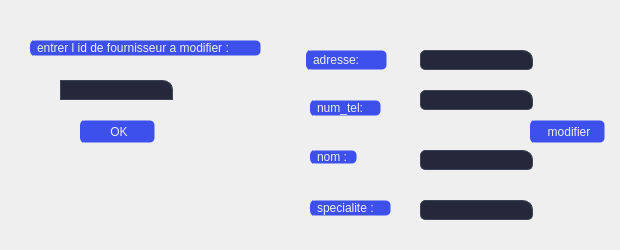
        <widget class="QWidget" name="tab_8">
         <attribute name="title">
          <string>modifier</string>
         </attribute>
         <widget class="QLabel" name="label_20">
          <property name="geometry">
           <rect>
            <x>30</x>
            <y>40</y>
            <width>231</width>
            <height>16</height>
           </rect>
          </property>
          <property name="styleSheet">
           <string notr="true">QLabel {
background-image: url(C:/Users/HP/Documents/Health-application/icons/16x16/cil-folder-open.png);
	background-position: left center;

    background-repeat: no-repeat;

	border: 1px solid transparent;
color:rgb(238, 238, 238);
	border-radius: 5px;	
	background-color:#3d50eb;
border-left:4px solid #3d50eb;

}
QLabel:hover {
color:rgb(255, 255, 255);
		background-color: rgb(63, 84, 244);
}
QLabel:pressed {	
	border: 2px solid rgb(55, 74, 214) ;
}</string>
          </property>
          <property name="text">
           <string>entrer l id de fournisseur a modifier :</string>
          </property>
         </widget>
         <widget class="QLineEdit" name="lineEdit_17_id_fournisseur_modifie">
          <property name="geometry">
           <rect>
            <x>60</x>
            <y>80</y>
            <width>113</width>
            <height>20</height>
           </rect>
          </property>
          <property name="styleSheet">
           <string notr="true">QLineEdit{
background-color:#25283b;

border:1px solid rgb(61, 70, 86);
color:rgb(255, 255, 255);
padding-left:16px;
border:1px solid rgb(61, 70, 86);
border-top-right-radius:10px;
border-down-right-radius:10px;
}
QLineEdit:focus{
border: 1px solid rgb(180, 180, 180);
}</string>
          </property>
         </widget>
         <widget class="QStackedWidget" name="stacked_modif_fournisseur">
          <property name="geometry">
           <rect>
            <x>280</x>
            <y>20</y>
            <width>331</width>
            <height>221</height>
           </rect>
          </property>
          <property name="styleSheet">
           <string notr="true">QLineEdit {
background-image: url(C:/Users/HP/Documents/Health-application/icons/16x16/cil-folder-open.png);
	background-position: left center;

    background-repeat: no-repeat;

	border: 1px solid transparent;
color:rgb(238, 238, 238);
	border-radius: 5px;	
	background-color:#3d50eb;
border-left:4px solid #3d50eb;

}
QLineEdit:hover {
color:rgb(255, 255, 255);
		background-color: rgb(63, 84, 244);
}
QLineEdit:pressed {	
	border: 2px solid rgb(55, 74, 214) ;
}</string>
          </property>
          <property name="currentIndex">
           <number>0</number>
          </property>
          <widget class="QWidget" name="page_16">
           <widget class="QLabel" name="label_24">
            <property name="geometry">
             <rect>
              <x>26</x>
              <y>30</y>
              <width>81</width>
              <height>20</height>
             </rect>
            </property>
            <property name="styleSheet">
             <string notr="true">QLabel {
background-image: url(C:/Users/HP/Documents/Health-application/icons/16x16/cil-folder-open.png);
	background-position: left center;

    background-repeat: no-repeat;

	border: 1px solid transparent;
color:rgb(238, 238, 238);
	border-radius: 5px;	
	background-color:#3d50eb;
border-left:4px solid #3d50eb;

}
QLabel:hover {
color:rgb(255, 255, 255);
		background-color: rgb(63, 84, 244);
}
QLabel:pressed {	
	border: 2px solid rgb(55, 74, 214) ;
}</string>
            </property>
            <property name="text">
             <string>adresse:</string>
            </property>
           </widget>
           <widget class="QLabel" name="label_25">
            <property name="geometry">
             <rect>
              <x>30</x>
              <y>80</y>
              <width>71</width>
              <height>16</height>
             </rect>
            </property>
            <property name="styleSheet">
             <string notr="true">QLabel {
background-image: url(C:/Users/HP/Documents/Health-application/icons/16x16/cil-folder-open.png);
	background-position: left center;

    background-repeat: no-repeat;

	border: 1px solid transparent;
color:rgb(238, 238, 238);
	border-radius: 5px;	
	background-color:#3d50eb;
border-left:4px solid #3d50eb;

}
QLabel:hover {
color:rgb(255, 255, 255);
		background-color: rgb(63, 84, 244);
}
QLabel:pressed {	
	border: 2px solid rgb(55, 74, 214) ;
}</string>
            </property>
            <property name="text">
             <string>num_tel:</string>
            </property>
           </widget>
           <widget class="QLabel" name="label_35">
            <property name="geometry">
             <rect>
              <x>30</x>
              <y>130</y>
              <width>47</width>
              <height>14</height>
             </rect>
            </property>
            <property name="styleSheet">
             <string notr="true">QLabel {
background-image: url(C:/Users/HP/Documents/Health-application/icons/16x16/cil-folder-open.png);
	background-position: left center;

    background-repeat: no-repeat;

	border: 1px solid transparent;
color:rgb(238, 238, 238);
	border-radius: 5px;	
	background-color:#3d50eb;
border-left:4px solid #3d50eb;

}
QLabel:hover {
color:rgb(255, 255, 255);
		background-color: rgb(63, 84, 244);
}
QLabel:pressed {	
	border: 2px solid rgb(55, 74, 214) ;
}</string>
            </property>
            <property name="text">
             <string>nom :</string>
            </property>
           </widget>
           <widget class="QLabel" name="label_36">
            <property name="geometry">
             <rect>
              <x>30</x>
              <y>180</y>
              <width>81</width>
              <height>16</height>
             </rect>
            </property>
            <property name="styleSheet">
             <string notr="true">QLabel {
background-image: url(C:/Users/HP/Documents/Health-application/icons/16x16/cil-folder-open.png);
	background-position: left center;

    background-repeat: no-repeat;

	border: 1px solid transparent;
color:rgb(238, 238, 238);
	border-radius: 5px;	
	background-color:#3d50eb;
border-left:4px solid #3d50eb;

}
QLabel:hover {
color:rgb(255, 255, 255);
		background-color: rgb(63, 84, 244);
}
QLabel:pressed {	
	border: 2px solid rgb(55, 74, 214) ;
}</string>
            </property>
            <property name="text">
             <string>specialite :</string>
            </property>
           </widget>
           <widget class="QLineEdit" name="lineEdit_18_adresse_modifie_fournisseur">
            <property name="geometry">
             <rect>
              <x>140</x>
              <y>30</y>
              <width>113</width>
              <height>20</height>
             </rect>
            </property>
            <property name="styleSheet">
             <string notr="true">QLineEdit{
background-color:#25283b;

border:1px solid rgb(61, 70, 86);
color:rgb(255, 255, 255);
padding-left:16px;
border:1px solid rgb(61, 70, 86);
border-top-right-radius:10px;
border-down-right-radius:10px;
}
QLineEdit:focus{
border: 1px solid rgb(180, 180, 180);
}</string>
            </property>
           </widget>
           <widget class="QLineEdit" name="lineEdit_19_numtel_modifie_fournisseur">
            <property name="geometry">
             <rect>
              <x>140</x>
              <y>70</y>
              <width>113</width>
              <height>20</height>
             </rect>
            </property>
            <property name="styleSheet">
             <string notr="true">QLineEdit{
background-color:#25283b;

border:1px solid rgb(61, 70, 86);
color:rgb(255, 255, 255);
padding-left:16px;
border:1px solid rgb(61, 70, 86);
border-top-right-radius:10px;
border-down-right-radius:10px;
}
QLineEdit:focus{
border: 1px solid rgb(180, 180, 180);
}</string>
            </property>
           </widget>
           <widget class="QLineEdit" name="lineEdit_21_nom_modifie_fournisseur">
            <property name="geometry">
             <rect>
              <x>140</x>
              <y>130</y>
              <width>113</width>
              <height>20</height>
             </rect>
            </property>
            <property name="styleSheet">
             <string notr="true">QLineEdit{
background-color:#25283b;

border:1px solid rgb(61, 70, 86);
color:rgb(255, 255, 255);
padding-left:16px;
border:1px solid rgb(61, 70, 86);
border-top-right-radius:10px;
border-down-right-radius:10px;
}
QLineEdit:focus{
border: 1px solid rgb(180, 180, 180);
}</string>
            </property>
           </widget>
           <widget class="QLineEdit" name="lineEdit_20_specialite_modifie_fournisseur">
            <property name="geometry">
             <rect>
              <x>140</x>
              <y>180</y>
              <width>113</width>
              <height>20</height>
             </rect>
            </property>
            <property name="styleSheet">
             <string notr="true">QLineEdit{
background-color:#25283b;

border:1px solid rgb(61, 70, 86);
color:rgb(255, 255, 255);
padding-left:16px;
border:1px solid rgb(61, 70, 86);
border-top-right-radius:10px;
border-down-right-radius:10px;
}
QLineEdit:focus{
border: 1px solid rgb(180, 180, 180);
}</string>
            </property>
           </widget>
           <widget class="QPushButton" name="modifier_fournisseur">
            <property name="geometry">
             <rect>
              <x>250</x>
              <y>100</y>
              <width>75</width>
              <height>23</height>
             </rect>
            </property>
            <property name="styleSheet">
             <string notr="true">QPushButton {
background-image: url(C:/Users/HP/Documents/Health-application/icons/16x16/cil-folder-open.png);
	background-position: left center;

    background-repeat: no-repeat;

	border: 1px solid transparent;
color:rgb(238, 238, 238);
	border-radius: 5px;	
	background-color:#3d50eb;
border-left:4px solid #3d50eb;

}
QPushButton:hover {
color:rgb(255, 255, 255);
		background-color: rgb(63, 84, 244);
}
QPushButton:pressed {	
	border: 2px solid rgb(55, 74, 214) ;
}</string>
            </property>
            <property name="text">
             <string>modifier</string>
            </property>
           </widget>
          </widget>
          <widget class="QWidget" name="page_17"/>
         </widget>
         <widget class="QPushButton" name="ok_fournisseur">
          <property name="geometry">
           <rect>
            <x>80</x>
            <y>120</y>
            <width>75</width>
            <height>23</height>
           </rect>
          </property>
          <property name="styleSheet">
           <string notr="true">QPushButton {
background-image: url(C:/Users/HP/Documents/Health-application/icons/16x16/cil-folder-open.png);
	background-position: left center;

    background-repeat: no-repeat;

	border: 1px solid transparent;
color:rgb(238, 238, 238);
	border-radius: 5px;	
	background-color:#3d50eb;
border-left:4px solid #3d50eb;

}
QPushButton:hover {
color:rgb(255, 255, 255);
		background-color: rgb(63, 84, 244);
}
QPushButton:pressed {	
	border: 2px solid rgb(55, 74, 214) ;
}</string>
          </property>
          <property name="text">
           <string>OK</string>
          </property>
         </widget>
        </widget>
